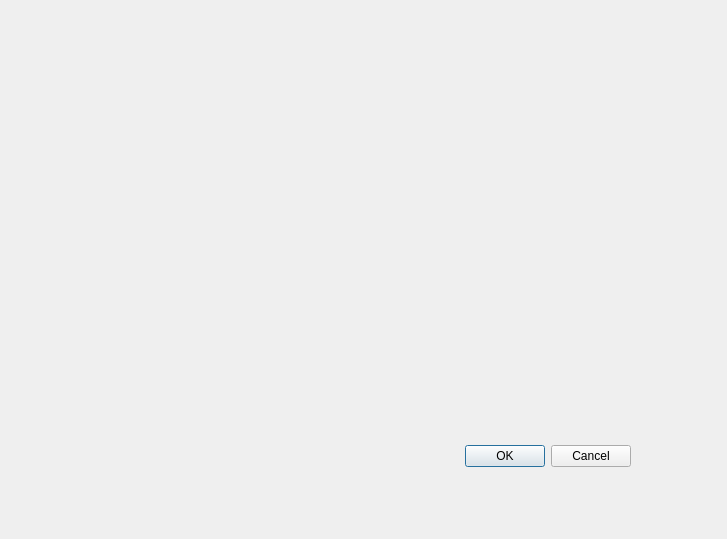
<?xml version="1.0" encoding="UTF-8"?>
<ui version="4.0">
 <class>Dialog</class>
 <widget class="QDialog" name="Dialog">
  <property name="geometry">
   <rect>
    <x>0</x>
    <y>0</y>
    <width>727</width>
    <height>539</height>
   </rect>
  </property>
  <property name="windowTitle">
   <string>Dialog</string>
  </property>
  <widget class="QDialogButtonBox" name="buttonBox">
   <property name="geometry">
    <rect>
     <x>10</x>
     <y>440</y>
     <width>621</width>
     <height>32</height>
    </rect>
   </property>
   <property name="orientation">
    <enum>Qt::Horizontal</enum>
   </property>
   <property name="standardButtons">
    <set>QDialogButtonBox::Cancel|QDialogButtonBox::Ok</set>
   </property>
  </widget>
 </widget>
 <resources/>
 <connections>
  <connection>
   <sender>buttonBox</sender>
   <signal>accepted()</signal>
   <receiver>Dialog</receiver>
   <slot>accept()</slot>
   <hints>
    <hint type="sourcelabel">
     <x>248</x>
     <y>254</y>
    </hint>
    <hint type="destinationlabel">
     <x>157</x>
     <y>274</y>
    </hint>
   </hints>
  </connection>
  <connection>
   <sender>buttonBox</sender>
   <signal>rejected()</signal>
   <receiver>Dialog</receiver>
   <slot>reject()</slot>
   <hints>
    <hint type="sourcelabel">
     <x>316</x>
     <y>260</y>
    </hint>
    <hint type="destinationlabel">
     <x>286</x>
     <y>274</y>
    </hint>
   </hints>
  </connection>
 </connections>
</ui>
